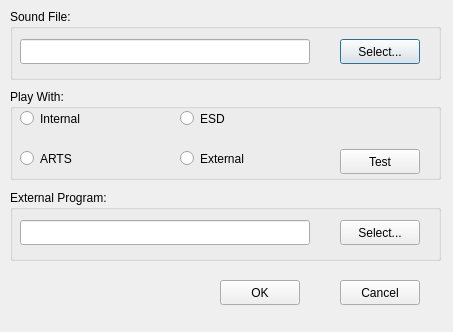
<ui version="4.0" >
 <author></author>
 <comment></comment>
 <exportmacro></exportmacro>
 <class>soundConf</class>
 <widget class="QDialog" name="soundConf" >
  <property name="geometry" >
   <rect>
    <x>0</x>
    <y>0</y>
    <width>453</width>
    <height>332</height>
   </rect>
  </property>
  <property name="minimumSize" >
   <size>
    <width>453</width>
    <height>332</height>
   </size>
  </property>
  <property name="maximumSize" >
   <size>
    <width>453</width>
    <height>332</height>
   </size>
  </property>
  <property name="windowTitle" >
   <string>Configure</string>
  </property>
  <widget class="QGroupBox" name="groupBox" >
   <property name="geometry" >
    <rect>
     <x>10</x>
     <y>9</y>
     <width>431</width>
     <height>71</height>
    </rect>
   </property>
   <property name="title" >
    <string>Sound File:</string>
   </property>
   <widget class="QLineEdit" name="leFile" >
    <property name="geometry" >
     <rect>
      <x>10</x>
      <y>30</y>
      <width>290</width>
      <height>25</height>
     </rect>
    </property>
   </widget>
   <widget class="QPushButton" name="bfSelect" >
    <property name="geometry" >
     <rect>
      <x>330</x>
      <y>30</y>
      <width>80</width>
      <height>25</height>
     </rect>
    </property>
    <property name="text" >
     <string>Select...</string>
    </property>
   </widget>
  </widget>
  <widget class="QGroupBox" name="groupBox_3" >
   <property name="geometry" >
    <rect>
     <x>10</x>
     <y>190</y>
     <width>431</width>
     <height>71</height>
    </rect>
   </property>
   <property name="title" >
    <string>External Program:</string>
   </property>
   <widget class="QLineEdit" name="leProg" >
    <property name="geometry" >
     <rect>
      <x>10</x>
      <y>30</y>
      <width>290</width>
      <height>25</height>
     </rect>
    </property>
   </widget>
   <widget class="QPushButton" name="bpSelect" >
    <property name="geometry" >
     <rect>
      <x>330</x>
      <y>30</y>
      <width>80</width>
      <height>25</height>
     </rect>
    </property>
    <property name="text" >
     <string>Select...</string>
    </property>
   </widget>
  </widget>
  <widget class="QPushButton" name="bOK" >
   <property name="geometry" >
    <rect>
     <x>220</x>
     <y>280</y>
     <width>80</width>
     <height>25</height>
    </rect>
   </property>
   <property name="text" >
    <string>OK</string>
   </property>
  </widget>
  <widget class="QPushButton" name="bCancel" >
   <property name="geometry" >
    <rect>
     <x>340</x>
     <y>280</y>
     <width>80</width>
     <height>25</height>
    </rect>
   </property>
   <property name="text" >
    <string>Cancel</string>
   </property>
  </widget>
  <widget class="QGroupBox" name="groupBox_2" >
   <property name="geometry" >
    <rect>
     <x>10</x>
     <y>89</y>
     <width>431</width>
     <height>91</height>
    </rect>
   </property>
   <property name="title" >
    <string>Play With:</string>
   </property>
   <widget class="QRadioButton" name="radioButton3" >
    <property name="geometry" >
     <rect>
      <x>10</x>
      <y>60</y>
      <width>97</width>
      <height>19</height>
     </rect>
    </property>
    <property name="text" >
     <string>ARTS</string>
    </property>
   </widget>
   <widget class="QPushButton" name="bpTest" >
    <property name="geometry" >
     <rect>
      <x>330</x>
      <y>60</y>
      <width>80</width>
      <height>25</height>
     </rect>
    </property>
    <property name="text" >
     <string>Test</string>
    </property>
   </widget>
   <widget class="QRadioButton" name="radioButton4" >
    <property name="geometry" >
     <rect>
      <x>170</x>
      <y>60</y>
      <width>97</width>
      <height>19</height>
     </rect>
    </property>
    <property name="text" >
     <string>External</string>
    </property>
   </widget>
   <widget class="QRadioButton" name="radioButton2" >
    <property name="geometry" >
     <rect>
      <x>170</x>
      <y>20</y>
      <width>98</width>
      <height>19</height>
     </rect>
    </property>
    <property name="text" >
     <string>ESD</string>
    </property>
   </widget>
   <widget class="QRadioButton" name="radioButton1" >
    <property name="enabled" >
     <bool>true</bool>
    </property>
    <property name="geometry" >
     <rect>
      <x>10</x>
      <y>20</y>
      <width>98</width>
      <height>19</height>
     </rect>
    </property>
    <property name="text" >
     <string>Internal</string>
    </property>
   </widget>
  </widget>
 </widget>
 <layoutdefault spacing="6" margin="11" />
 <resources/>
 <connections/>
</ui>
